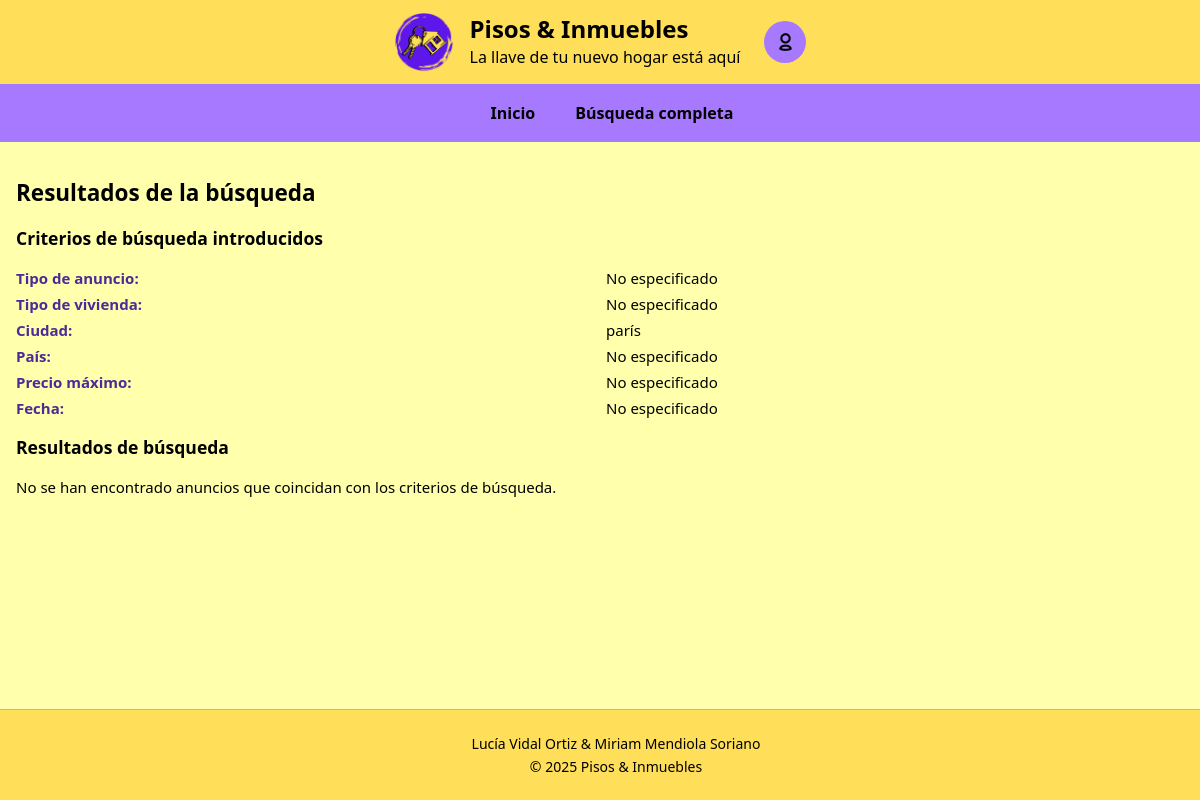
/resultado.php?ciudad_rapida=París, run on an earlier commit of the app's database.
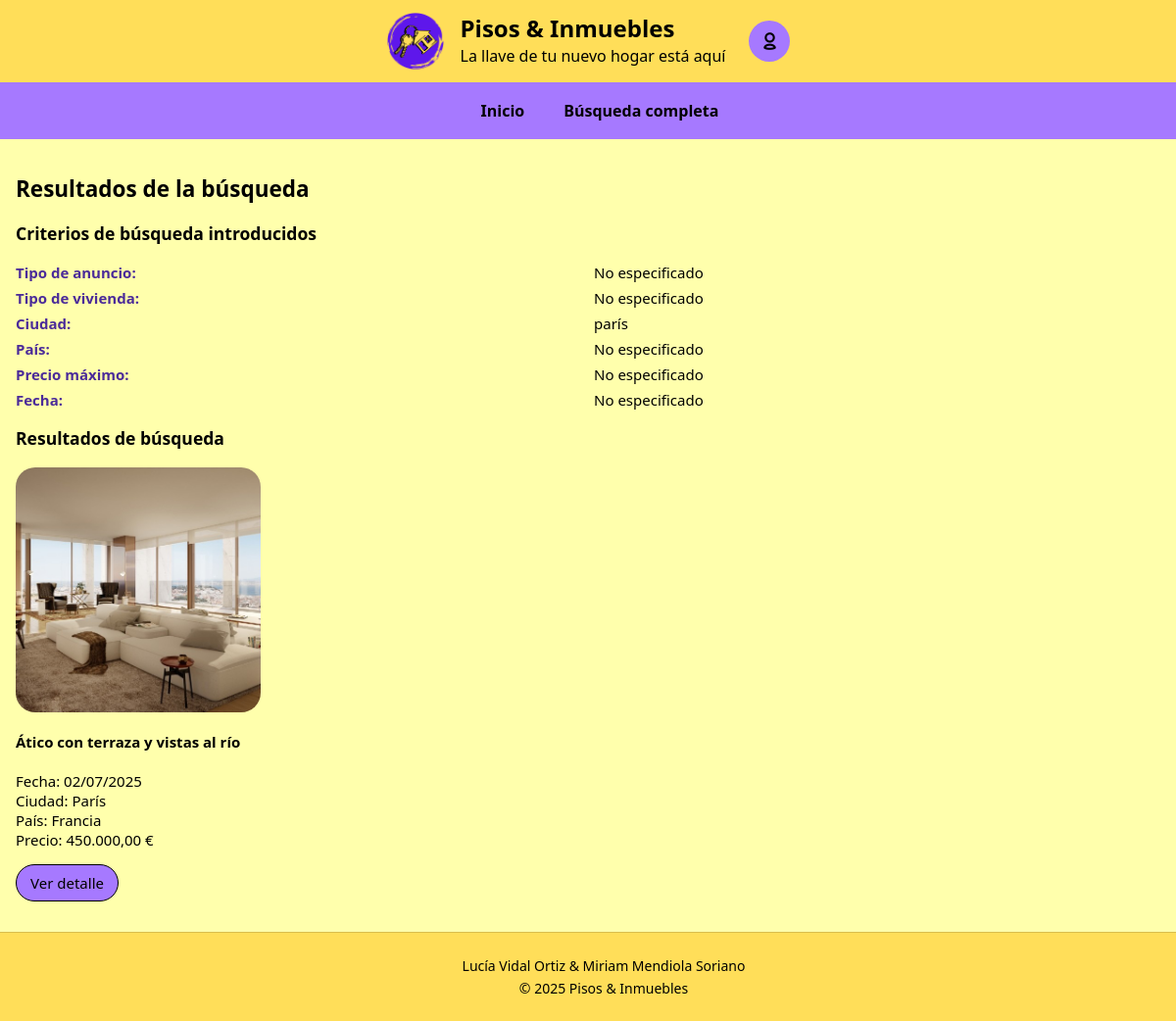
And on a later commit of the database.
### tables this page shows
CREATE TABLE `anuncios` (
  `IdAnuncio` int(10) UNSIGNED NOT NULL,
  `TAnuncio` tinyint(3) UNSIGNED NOT NULL,
  `TVivienda` tinyint(3) UNSIGNED NOT NULL,
  `FPrincipal` varchar(255) DEFAULT NULL,
  `Alternativo` varchar(255) NOT NULL,
  `Titulo` varchar(255) NOT NULL,
  `Precio` decimal(10,2) NOT NULL,
  `Texto` text DEFAULT NULL,
  `Ciudad` varchar(100) DEFAULT NULL,
  `Pais` int(10) UNSIGNED DEFAULT NULL,
  `Superficie` decimal(10,2) DEFAULT NULL,
  `NHabitaciones` int(10) UNSIGNED DEFAULT NULL,
  `NBanyos` int(10) UNSIGNED DEFAULT NULL,
  `Planta` int(11) DEFAULT NULL,
  `Anyo` int(11) DEFAULT NULL,
  `FRegistro` datetime NOT NULL DEFAULT current_timestamp(),
  `Usuario` int(10) UNSIGNED NOT NULL
);

CREATE TABLE `paises` (
  `IdPais` int(10) UNSIGNED NOT NULL,
  `NomPais` varchar(100) NOT NULL
);

### resultado.php (the view, shortened to what the changed rows need)
<?php
require_once("cabecera.inc");
require_once("inicio.inc");
$mysqli = obtenerConexion();
$where = [];
$tiposAnuncioPorNombre = [];
$resTA = $mysqli->query("SELECT IdTAnuncio, NomTAnuncio FROM TiposAnuncios");
if ($resTA) {
    while ($row = $resTA->fetch_assoc()) {
        $clave = mb_strtolower($row['NomTAnuncio'], 'UTF-8');
        $tiposAnuncioPorNombre[$clave] = (int)$row['IdTAnuncio'];
    }
}
$tiposViviendaPorNombre = [];
$resTV = $mysqli->query("SELECT IdTVivienda, NomTVivienda FROM TiposViviendas");
if ($resTV) {
    while ($row = $resTV->fetch_assoc()) {
        $clave = mb_strtolower($row['NomTVivienda'], 'UTF-8');
        $tiposViviendaPorNombre[$clave] = (int)$row['IdTVivienda'];
    }
}
$idTipoAnuncio = null;
$idTVivienda   = null;
$ciudad        = '';
if (isset($_GET['ciudad_rapida']) && trim($_GET['ciudad_rapida']) !== '') {
    $texto = trim($_GET['ciudad_rapida']);
    $textoMin = mb_strtolower($texto, 'UTF-8');
    $tokens = preg_split('/\s+/', $textoMin);
    $tokensFiltrados = [];
    foreach ($tokens as $t) {
        $tokensFiltrados[] = $t;
    }
    $ciudadTokens = [];
    foreach ($tokensFiltrados as $t) {
        if ($idTipoAnuncio === null && isset($tiposAnuncioPorNombre[$t])) {
            $idTipoAnuncio      = $tiposAnuncioPorNombre[$t];
            $criterioTipoTexto  = ucfirst($t);
        } elseif ($idTVivienda === null && isset($tiposViviendaPorNombre[$t])) {
            $idTVivienda            = $tiposViviendaPorNombre[$t];
            $criterioViviendaTexto  = ucfirst($t);
        } else {
            $ciudadTokens[] = $t;
        }
    }
    if (!empty($ciudadTokens)) {
        $ciudad = implode(' ', $ciudadTokens);
    }
}
if ($ciudad !== '') {
    $ciudadEsc = $mysqli->real_escape_string($ciudad);
    $where[] = "a.Ciudad LIKE '%" . $ciudadEsc . "%'";
}
$sql = "SELECT
            a.IdAnuncio,
            a.Titulo,
            a.FPrincipal,
            a.Alternativo,
            a.FRegistro,
            a.Ciudad,
            p.NomPais AS Pais,
            a.Precio
        FROM Anuncios a
        LEFT JOIN Paises p ON a.Pais = p.IdPais";
if (!empty($where)) {
    $sql .= " WHERE " . implode(" AND ", $where);
}
$sql .= " ORDER BY a.FRegistro DESC";
$resultadoBusqueda = $mysqli->query($sql);
?>
<section>
  <h3>Resultados de búsqueda</h3>
  <?php
  if ($resultadoBusqueda && $resultadoBusqueda->num_rows > 0) {
      while ($fila = $resultadoBusqueda->fetch_assoc()) {
          $id        = (int)$fila['IdAnuncio'];
          $titulo    = htmlspecialchars($fila['Titulo'] ?? '', ENT_QUOTES, 'UTF-8');
          $foto      = htmlspecialchars($fila['FPrincipal'] ?? '', ENT_QUOTES, 'UTF-8');
          $alt       = htmlspecialchars($fila['Alternativo'] ?? '', ENT_QUOTES, 'UTF-8');
          $fechaRaw  = $fila['FRegistro'];
          $fecha     = $fechaRaw ? date('d/m/Y', strtotime($fechaRaw)) : '';
          $ciudadRes = htmlspecialchars($fila['Ciudad'] ?? '', ENT_QUOTES, 'UTF-8');
          $paisRes   = htmlspecialchars($fila['Pais'] ?? '', ENT_QUOTES, 'UTF-8');
          $precio    = $fila['Precio'];
          $precioFmt = is_null($precio) ? '' : number_format($precio, 2, ',', '.');
          ?>
          <article>
            <div class="imagen_principal">
              <?php if (!empty($foto)) { ?>
                <img src="<?php echo $foto; ?>" alt="<?php echo $alt; ?>">
              <?php } else { ?>
                <img src="img/foto_piso.jpg" alt="Sin imagen disponible">
              <?php } ?>
            </div>
            <h4><?php echo $titulo; ?></h4>
            <p>
              Fecha: <?php echo $fecha; ?><br>
              Ciudad: <?php echo $ciudadRes; ?><br>
              País: <?php echo $paisRes; ?><br>
              Precio: <?php echo $precioFmt; ?> €
            </p>
            <p><a class="enlaces" href="detalle_anuncio.php?id=<?php echo $id; ?>">Ver detalle</a></p>
          </article>
          <?php
      }
  } else {
      echo "<p>No se han encontrado anuncios que coincidan con los criterios de búsqueda.</p>";
  }
  ?>
</section>
</main>
<?php
require_once("footer.inc");
?>

What changed in the data, as far as the page shows it:
added anuncios: FPrincipal (picture), Titulo "Ático con terraza y vistas al río", FRegistro "02/07/2025", Ciudad "París", Pais.NomPais "Francia", Precio "450.000,00"
Also different on the page:
text no longer shown: "No se han encontrado anuncios que coincidan con los criterios de búsqueda."
